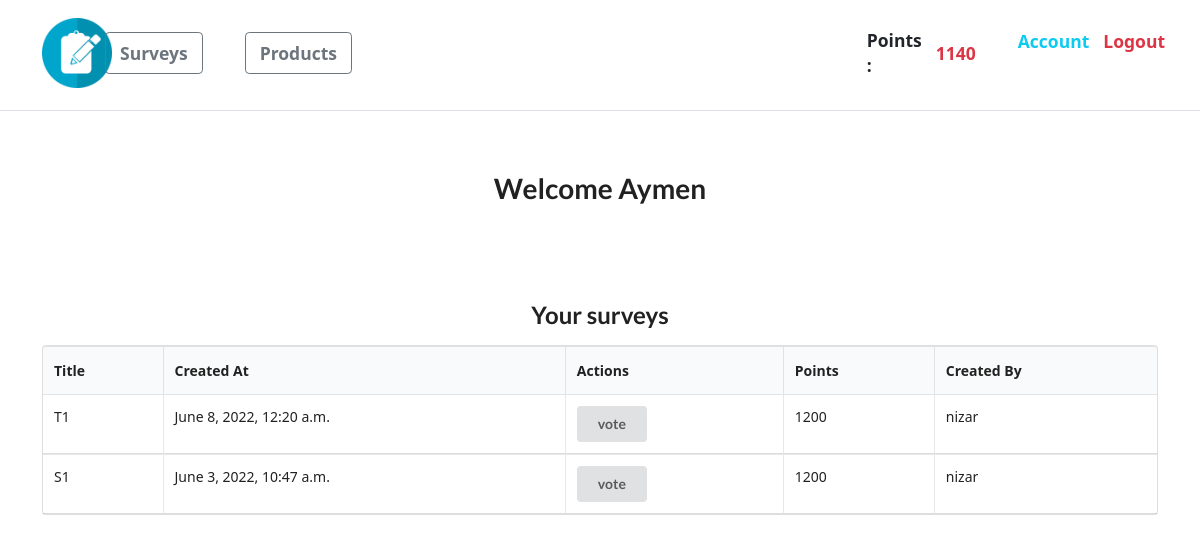
The app's page /list/ (signed in) with its own data.
### account/models.py (models this page shows, shortened)
class Account(AbstractBaseUser):
    email = models.EmailField(verbose_name="email", max_length=60, unique=True)
    username = models.CharField(max_length=30, unique=True)
    date_joined = models.DateTimeField(
        verbose_name='date joined', auto_now_add=True)
    last_login = models.DateTimeField(verbose_name='last login', auto_now=True)
    is_admin = models.BooleanField(default=False)
    is_active = models.BooleanField(default=True)
    is_staff = models.BooleanField(default=False)
    is_superuser = models.BooleanField(default=False)
    points = models.IntegerField(default=0)
    USERNAME_FIELD = 'email'
    REQUIRED_FIELDS = ['username']
    objects = MyAccountManager()

### survey/models.py (models this page shows)
class Survey(models.Model):
    title = models.CharField(max_length=64)
    is_active = models.BooleanField(default=False)
    creator = models.ForeignKey(Account, on_delete=models.CASCADE)
    created_at = models.DateTimeField(default=timezone.now)
    points = models.IntegerField(default=0)

### survey/views.py (the view)
# urls.py: path('list/', survey_list_c, name='list'),
@login_required
def survey_list_c(request):
    surveys = Survey.objects.filter(
        is_active=True).order_by("-created_at").all()
    return render(request, "survey/list_c.html", {"surveys": surveys})

### survey/templates/survey/list_c.html (shortened to what this page needs)
{% extends "base.html" %}
{% block content %}
<div class="ui center aligned basic very padded segment">
    <h1 class="ui header">Welcome {{ request.user.username }}</h1>
</div>
<div class="ui center aligned basic very padded segment">
    {% if surveys %}
    <h2 class="ui header">Your surveys</h2>
    <table class="ui celled table">
        <thead>
            <tr>
                <th>Title</th>
                <th>Created At</th>
                <th>Actions</th>
                <th>Points</th>
                <th> Created By </th>
            </tr>
        </thead>
        <tbody>
            {% for survey in surveys %}
            <tr>
                <td>{{ survey.title }}</td>
                <td>{{ survey.created_at }}</td>
                <td>
                    <a href="{% url 'start' survey.pk %}">
                        <div class="ui button">vote</div>
                    </a>
                </td>
                <td> {{survey.points}} </td>
                <td> {{survey.creator.username}} </td>
            </tr>
            {% endfor %}
        </tbody>
    </table>
    {% endif %}
</div>
{% endblock %}

### templates/snippets/header.html (shortened to what this page needs)
{% load static %}
<link
  href="https://cdn.jsdelivr.net/npm/bootstrap@5.1.3/dist/css/bootstrap.min.css"
  rel="stylesheet"
/>
<div
  class="d-flex flex-column flex-md-row align-items-center pb-1 mb-4 border-bottom"
>
{% if request.user.is_authenticated %}
{% if request.user.is_admin %}
<a href="{% url 'dashboard' %}"> <img class="img-fluid d-block mx-5 " src="{% static 'logo.png' %}" width="70" height="70"> </a>
<a href="{% url 'surveys' %}" class="btn btn-lg btn-outline-secondary fw-bold  mx-4 ">My survey</a>
<a href="{% url 'produit_list_admin' %}" class="btn btn-lg btn-outline-secondary fw-bold  mx-4  ">My Products</a>
<a href="{% url 'user_list' %}" class="btn btn-lg btn-outline-secondary fw-bold  mx-4 ">Users</a>
{% elif not request.user.is_admin%}
<a href="{% url 'home' %}"> <img class="img-fluid d-block mx-5 " src="{% static 'logo.png' %}" width="70" height="70"> </a>
<a href="{% url 'list' %}" class="btn btn-lg btn-outline-secondary fw-bold  mx-4  ">Surveys</a>
<a href="{% url 'produit_list' %}" class="btn btn-lg btn-outline-secondary fw-bold  mx-4  ">Products</a>
{% endif %}
{% else %}
<a href="{% url 'home' %}"> <img class="img-fluid d-block mx-5 " src="{% static 'logo.png' %}" width="70" height="70"> </a>
{% endif %}
  <nav class="d-inline-flex mt-2 mt-md-0 ms-md-auto p-4">
    {% if request.user.is_authenticated %}
    {% if request.user.is_admin %}
    <a href="{% url 'create' %}" class="btn btn-lg btn-outline-secondary fw-bold  mx-4  ">Create Survey</a>
    <a href="{% url 'create_product' %}" class="btn btn-lg btn-outline-secondary fw-bold  mx-4 ">Create Product</a>
    <a
      class="me-3 py-2 text-info fs-5 text-decoration-none fw-bold"
      href="{% url 'account' %}"
      >Account</a
    >
    <a
      class="me-3 py-2 text-danger fs-5 text-decoration-none fw-bold"
      href="{% url 'logout' %}"
      >Logout</a
    >
  {% elif not request.user.is_admin%}
  <p class="m-auto py-2 me-3 fs-5 fw-bold"> Points : </p>
  <p class="m-auto py-2 me-5 fs-5 text-danger fw-bold">
    {{ request.user.points }}
  </p>
  <a
  class="me-3 py-2 text-info fs-5 text-decoration-none fw-bold"
  href="{% url 'account' %}"
  >Account</a
>
<a
  class="me-3 py-2 text-danger fs-5 text-decoration-none fw-bold"
  href="{% url 'logout' %}"
  >Logout</a
>
</nav>
  {% endif %}
  {% endif %}
</div>

### records on screen
Account: user.points "1140", user.username "Aymen"
Survey: title "T1", created_at "June 8, 2022, 12:20 a.m.", points "1200", creator.username "nizar"
Survey: title "S1", created_at "June 3, 2022, 10:47 a.m.", points "1200", creator.username "nizar"
